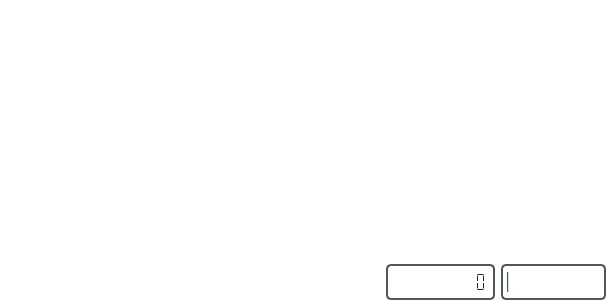
<?xml version="1.0" encoding="UTF-8"?>
<ui version="4.0">
 <class>HeadersWidget</class>
 <widget class="QWidget" name="HeadersWidget">
  <property name="geometry">
   <rect>
    <x>0</x>
    <y>0</y>
    <width>606</width>
    <height>300</height>
   </rect>
  </property>
  <property name="windowTitle">
   <string>Form</string>
  </property>
  <property name="styleSheet">
   <string notr="true">background:white</string>
  </property>
  <layout class="QVBoxLayout" name="verticalLayout">
   <property name="margin">
    <number>0</number>
   </property>
   <item>
    <widget class="TableWidget" name="headersTableWidget">
     <property name="styleSheet">
      <string notr="true">border:none;
selection-background-color: rgba(0, 0, 125, 100);</string>
     </property>
     <property name="alternatingRowColors">
      <bool>true</bool>
     </property>
     <property name="selectionBehavior">
      <enum>QAbstractItemView::SelectRows</enum>
     </property>
     <property name="showGrid">
      <bool>false</bool>
     </property>
     <property name="gridStyle">
      <enum>Qt::DashLine</enum>
     </property>
     <property name="rowCount">
      <number>0</number>
     </property>
     <property name="columnCount">
      <number>3</number>
     </property>
     <attribute name="horizontalHeaderVisible">
      <bool>false</bool>
     </attribute>
     <attribute name="horizontalHeaderMinimumSectionSize">
      <number>4</number>
     </attribute>
     <attribute name="verticalHeaderVisible">
      <bool>false</bool>
     </attribute>
     <column/>
     <column/>
     <column/>
    </widget>
   </item>
   <item>
    <widget class="QFrame" name="buttonFrame">
     <property name="styleSheet">
      <string notr="true">
#buttonFrame {
background-image: url(:icons/backgrounds/291.jpg);
border: none;
padding: 0px;
}

#buttonFrame QPushButton {
color: #333;
border: none;
border-radius: 0px;
padding: 0px;
background: none;
}
#buttonFrame QProgressBar {
color: #222;
border: 2px solid #555;
border-radius: 5px;
padding: 5px;
background: qradialgradient(cx: 0.3, cy: -0.4,
fx: 0.3, fy: -0.4,
radius: 1.35, stop: 0 #fff, stop: 1 #433);
min-width: 80px;
}

#buttonFrame QLCDNumber {
color: #222;
border: 2px solid #555;
border-radius: 5px;
padding: 5px;
background: qradialgradient(cx: 0.3, cy: -0.4,
fx: 0.3, fy: -0.4,
radius: 1.35, stop: 0 #fff, stop: 1 #433);
min-width: 80px;
}


</string>
     </property>
     <property name="frameShape">
      <enum>QFrame::StyledPanel</enum>
     </property>
     <property name="frameShadow">
      <enum>QFrame::Raised</enum>
     </property>
     <layout class="QGridLayout" name="gridLayout_2">
      <property name="margin">
       <number>0</number>
      </property>
      <item row="1" column="7">
       <widget class="QProgressBar" name="progressBar">
        <property name="enabled">
         <bool>true</bool>
        </property>
        <property name="sizePolicy">
         <sizepolicy hsizetype="Fixed" vsizetype="Fixed">
          <horstretch>0</horstretch>
          <verstretch>0</verstretch>
         </sizepolicy>
        </property>
        <property name="maximumSize">
         <size>
          <width>150</width>
          <height>16777215</height>
         </size>
        </property>
        <property name="maximum">
         <number>1</number>
        </property>
        <property name="value">
         <number>-1</number>
        </property>
        <property name="textVisible">
         <bool>false</bool>
        </property>
        <property name="invertedAppearance">
         <bool>false</bool>
        </property>
       </widget>
      </item>
      <item row="1" column="1">
       <widget class="QPushButton" name="readButton">
        <property name="text">
         <string/>
        </property>
        <property name="icon">
         <iconset resource="iconResources.qrc">
          <normaloff>:/icons/icons/1367895229_folder_open.png</normaloff>:/icons/icons/1367895229_folder_open.png</iconset>
        </property>
        <property name="iconSize">
         <size>
          <width>32</width>
          <height>32</height>
         </size>
        </property>
       </widget>
      </item>
      <item row="1" column="6">
       <widget class="QLCDNumber" name="bytesDisplay">
        <property name="numDigits">
         <number>10</number>
        </property>
        <property name="segmentStyle">
         <enum>QLCDNumber::Flat</enum>
        </property>
       </widget>
      </item>
      <item row="1" column="3">
       <widget class="QPushButton" name="postButton">
        <property name="text">
         <string/>
        </property>
        <property name="icon">
         <iconset resource="iconResources.qrc">
          <normaloff>:/icons/icons/1367895375_doc_empty.png</normaloff>:/icons/icons/1367895375_doc_empty.png</iconset>
        </property>
        <property name="iconSize">
         <size>
          <width>32</width>
          <height>32</height>
         </size>
        </property>
       </widget>
      </item>
      <item row="1" column="4">
       <widget class="QPushButton" name="searchButton">
        <property name="text">
         <string/>
        </property>
        <property name="icon">
         <iconset resource="iconResources.qrc">
          <normaloff>:/icons/icons/1367893725_zoom.png</normaloff>:/icons/icons/1367893725_zoom.png</iconset>
        </property>
        <property name="iconSize">
         <size>
          <width>32</width>
          <height>32</height>
         </size>
        </property>
       </widget>
      </item>
      <item row="1" column="5">
       <widget class="QPushButton" name="showAllButton">
        <property name="text">
         <string/>
        </property>
        <property name="icon">
         <iconset resource="iconResources.qrc">
          <normaloff>:/icons/icons/1367893874_playback_reload.png</normaloff>:/icons/icons/1367893874_playback_reload.png</iconset>
        </property>
        <property name="iconSize">
         <size>
          <width>32</width>
          <height>32</height>
         </size>
        </property>
       </widget>
      </item>
      <item row="1" column="2">
       <widget class="QPushButton" name="bulkDLButton">
        <property name="text">
         <string/>
        </property>
        <property name="icon">
         <iconset resource="iconResources.qrc">
          <normaloff>:/icons/icons/layers_1_icon&amp;48.png</normaloff>:/icons/icons/layers_1_icon&amp;48.png</iconset>
        </property>
        <property name="iconSize">
         <size>
          <width>32</width>
          <height>32</height>
         </size>
        </property>
       </widget>
      </item>
     </layout>
    </widget>
   </item>
  </layout>
 </widget>
 <customwidgets>
  <customwidget>
   <class>TableWidget</class>
   <extends>QTableWidget</extends>
   <header location="global">TableWidget.h</header>
  </customwidget>
 </customwidgets>
 <resources>
  <include location="iconResources.qrc"/>
 </resources>
 <connections/>
</ui>
